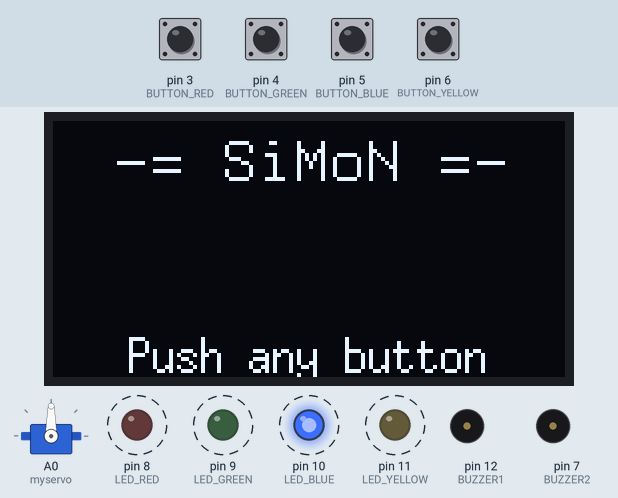
A sketch run on a simulated Arduino Uno, built with avr-gcc and run on an emulated ATmega328P. On the bench: servo, 128×64 one-colour display, output pins drawn as LEDs (lit = HIGH), buzzer (waves = sounding, pin HIGH). Dashed ring = blinking. The test bench sets the inputs (shaded band); at power-on: pin 3 (BUTTON_RED), pin 4 (BUTTON_GREEN), pin 5 (BUTTON_BLUE), pin 6 (BUTTON_YELLOW) HIGH. Random numbers use the default seed unless the sketch sets one.

Above: at 6.82 s.
7.2 s: pin 3 (BUTTON_RED) pulled LOW for 0.15 s
At 9.8 s:
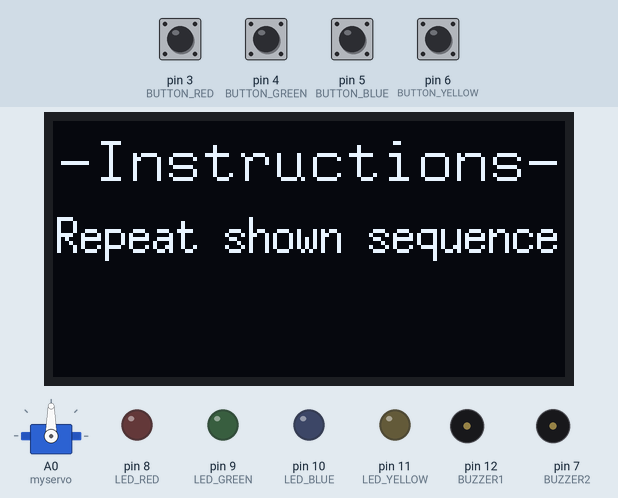
19.3 s: pin 4 (BUTTON_GREEN) pulled LOW for 0.15 s
At 20.6 s:
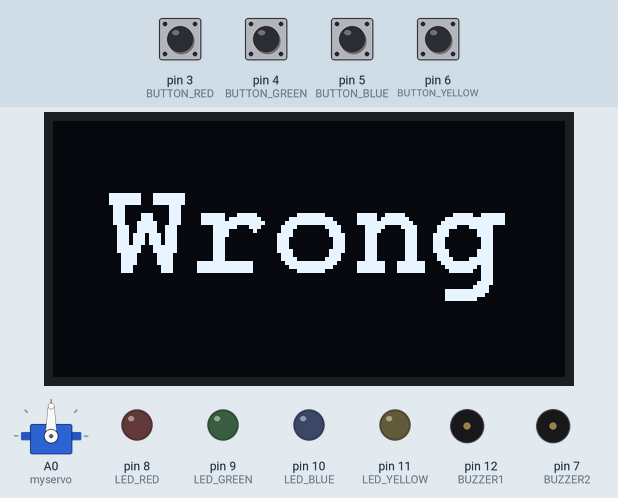
22.4 s: pin 5 (BUTTON_BLUE) pulled LOW for 0.15 s
At 28.3 s:
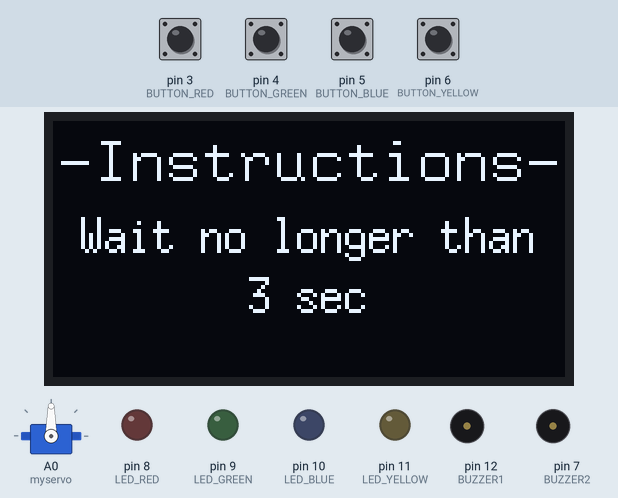
Timing chart, 0 to 40.2 s (numbered marks = the images above; inputs shaded):
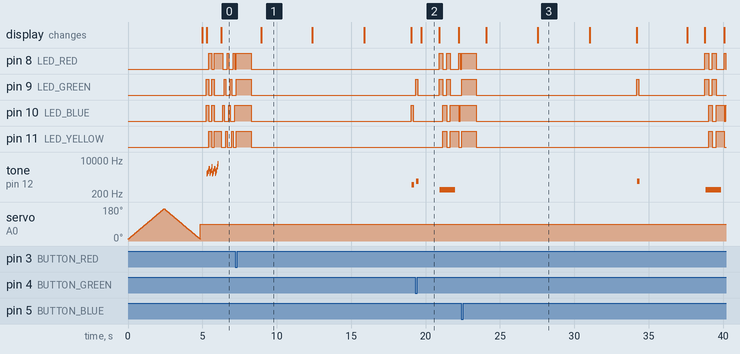

Measured:
- after the input at 7.2 s, tone on pin 12 (BUZZER1): silent → 583 Hz after 11.9 s, → silent 0.16 s later; the display: changes after 1.7 s (image 1)
- after the input at 19.3 s, pin 8 (LED_RED): goes HIGH 0.25 s, LOW 0.25 s, HIGH 0.25 s, LOW 0.55 s, HIGH 0.10 s, then LOW, starting after 1.6 s; pin 9 (LED_GREEN): goes HIGH 0.15 s, LOW 1.4 s, HIGH 0.25 s, LOW 0.25 s, HIGH 0.25 s, then LOW, starting at once
- after the input at 22.4 s, tone on pin 12 (BUZZER1): silent → 870 Hz after 11.8 s, → silent 0.16 s later, → 332 Hz 4.4 s later, → silent 1.0 s later; the display: first changes after 1.7 s (image 3 shows a later state)
- by itself, tone on pin 12 (BUZZER1): plays 2059 Hz for 0.04 s, 2342 Hz for 0.04 s, 2790 Hz for 0.04 s, 3671 Hz for 0.04 s, 3613 Hz for 0.04 s, 2183 Hz for 0.04 s … (19 notes in this stretch)
- what the display in image 1 shows lasts 3.5 s, from 8.9 s to 12.4 s
- what the display in image 2 shows lasts 1.2 s, from 19.7 s to 20.9 s

The sketch:

gcSimon.ino
```cpp
#include <Arduino.h>
#include <U8g2lib.h>
#include <math.h>
#include <Servo.h>
#include "display.h"
#include "game.h"
#include "sound.h"

/*************************************************
  Public Constants
*************************************************/


#define CHOICE_OFF      0 //Used to control LEDs
#define CHOICE_NONE     0 //Used to check buttons
#define CHOICE_RED  (1 << 0)
#define CHOICE_GREEN    (1 << 1)
#define CHOICE_BLUE (1 << 2)
#define CHOICE_YELLOW   (1 << 3)

#define LED_RED     8  //10
#define LED_GREEN   9  //3
#define LED_BLUE    10 //13
#define LED_YELLOW  11 //5

// Button pin definitions
#define BUTTON_RED    3 //9
#define BUTTON_GREEN  4 //2
#define BUTTON_BLUE   5 //12
#define BUTTON_YELLOW 6

#define MODE_MEMORY  0
#define MODE_BATTLE  1
#define MODE_BEEGEES 2

// Game state variables
byte gameMode = MODE_MEMORY; //By default, let's play the memory game
byte gameBoard[32]; //Contains the combination of buttons as we advance
byte gameRound = 0; //Counts the number of succesful rounds the player has made it through

Servo myservo;

void setup()
{
  Serial.begin(9600);

  int pos = 0;
  myservo.attach(A0);
  for (pos = 10; pos <= 170; pos += 1) { // goes from 0 degrees to 180 degrees
    // in steps of 1 degree
    myservo.write(pos);              // tell servo to go to position in variable 'pos'
    delay(15);                       // waits 15ms for the servo to reach the position
  }
  for (pos = 170; pos >= 10; pos -= 1) { // goes from 180 degrees to 0 degrees
    myservo.write(pos);              // tell servo to go to position in variable 'pos'
    delay(15);                       // waits 15ms for the servo to reach the position
  }
  myservo.write(90);
  delay(100);
  myservo.detach();

  //Setup hardware inputs/outputs. These pins are defined in the hardware_versions header file
  //u8g2.begin(BUTTON_RED, BUTTON_GREEN, BUTTON_BLUE, BUTTON_YELLOW);
  setupDisplay(BUTTON_RED, BUTTON_GREEN, BUTTON_BLUE, BUTTON_YELLOW);

  //Enable pull ups on inputs
  pinMode(BUTTON_RED, INPUT_PULLUP);
  pinMode(BUTTON_GREEN, INPUT_PULLUP);
  pinMode(BUTTON_BLUE, INPUT_PULLUP);
  pinMode(BUTTON_YELLOW, INPUT_PULLUP);

  pinMode(LED_RED, OUTPUT);
  pinMode(LED_GREEN, OUTPUT);
  pinMode(LED_BLUE, OUTPUT);
  pinMode(LED_YELLOW, OUTPUT);

  pinMode(BUZZER1, OUTPUT);
  pinMode(BUZZER2, OUTPUT);

  //Mode checking
  gameMode = MODE_MEMORY; // By default, we're going to play the memory game

// Check to see if the lower right button is pressed
  if (checkButton() == CHOICE_RED) render_screens();


  // Check to see if the lower right button is pressed
  if (checkButton() == CHOICE_YELLOW) play_beegees();

  // Check to see if upper right button is pressed
  if (checkButton() == CHOICE_GREEN)
  {
    gameMode = MODE_BATTLE; //Put game into battle mode

    //Turn on the upper right (green) LED
    setLEDs(CHOICE_GREEN);
    toner(CHOICE_GREEN, 150);

    setLEDs(CHOICE_RED | CHOICE_BLUE | CHOICE_YELLOW); // Turn on the other LEDs until you release button

    while (checkButton() != CHOICE_NONE) ; // Wait for user to stop pressing button

    //Now do nothing. Battle mode will be serviced in the main routine
  }

  play_winner(); // After setup is complete, say hello to the world
}

void loop()
{
  attractMode(); // Blink lights while waiting for user to press a button

  // Indicate the start of game play
  setLEDs(CHOICE_RED | CHOICE_GREEN | CHOICE_BLUE | CHOICE_YELLOW); // Turn all LEDs on
  delay(1000);
  setLEDs(CHOICE_OFF); // Turn off LEDs
  delay(250);


  instructions_memory();


  if (gameMode == MODE_MEMORY)
  {
    // Play memory game and handle result
    byte result = play_memory();

    if (result == GAME_WIN)
      play_winner(); // Player won, play winner tones
    else
      play_loser(result); // Player lost, play loser tones
  }

  if (gameMode == MODE_BATTLE)
  {
    play_battle(); // Play game until someone loses

    play_loser(GAME_WRONG_MOVE); // Player lost, play loser tones
  }
}

//-=-=-=-=-=-=-=-=-=-=-=-=-=-=-=-=-=-=-=-=-=-=-=-=-=-=-=-=-=-=
//The following functions are related to game play only

// Play the regular memory game
// Returns 0 if player loses, or 1 if player wins

byte play_memory(void)
{
  randomSeed(millis()); // Seed the random generator with random amount of millis()

  gameRound = 0; // Reset the game to the beginning

  while (gameRound < ROUNDS_TO_WIN)
  {
    printRound(gameRound + 1);

    add_to_moves(); // Add a button to the current moves, then play them back

    playMoves(); // Play back the current game board

    // Then require the player to repeat the sequence.
    for (byte currentMove = 0 ; currentMove < gameRound ; currentMove++)
    {
      byte choice = wait_for_button(); // See what button the user presses

      if (choice == 0) return GAME_TIMED_OUT; // If wait timed out, player loses

      if (choice != gameBoard[currentMove]) return GAME_WRONG_MOVE; // If the choice is incorect, player loses
    }

    delay(1000); // Player was correct, delay before playing moves
  }

  return GAME_WIN; // Player made it through all the rounds to win!
}

// Play the special 2 player battle mode
// A player begins by pressing a button then handing it to the other player
// That player repeats the button and adds one, then passes back.
// This function returns when someone loses
boolean play_battle(void)
{
  gameRound = 0; // Reset the game frame back to one frame

  while (1) // Loop until someone fails
  {
    byte newButton = wait_for_button(); // Wait for user to input next move
    gameBoard[gameRound++] = newButton; // Add this new button to the game array

    // Then require the player to repeat the sequence.
    for (byte currentMove = 0 ; currentMove < gameRound ; currentMove++)
    {
      byte choice = wait_for_button();

      if (choice == 0) return false; // If wait timed out, player loses.

      if (choice != gameBoard[currentMove]) return false; // If the choice is incorect, player loses.
    }

    delay(100); // Give the user an extra 100ms to hand the game to the other player
  }

  return true; // We should never get here
}

// Plays the current contents of the game moves
void playMoves(void)
{
  for (byte currentMove = 0 ; currentMove < gameRound ; currentMove++)
  {
    toner(gameBoard[currentMove], 150);

    // Wait some amount of time between button playback
    // Shorten this to make game harder
    delay(150); // 150 works well. 75 gets fast.
  }
}

// Adds a new random button to the game sequence, by sampling the timer
void add_to_moves(void)
{
  byte newButton = random(0, 4); //min (included), max (exluded)

  // We have to convert this number, 0 to 3, to CHOICEs
  if (newButton == 0) newButton = CHOICE_RED;
  else if (newButton == 1) newButton = CHOICE_GREEN;
  else if (newButton == 2) newButton = CHOICE_BLUE;
  else if (newButton == 3) newButton = CHOICE_YELLOW;

  gameBoard[gameRound++] = newButton; // Add this new button to the game array
}

//-=-=-=-=-=-=-=-=-=-=-=-=-=-=-=-=-=-=-=-=-=-=-=-=-=-=-=-=-=-=
//The following functions control the hardware

// Lights a given LEDs
// Pass in a byte that is made up from CHOICE_RED, CHOICE_YELLOW, etc
void setLEDs(byte leds)
{
  if ((leds & CHOICE_RED) != 0)
    digitalWrite(LED_RED, HIGH);
  else
    digitalWrite(LED_RED, LOW);

  if ((leds & CHOICE_GREEN) != 0)
    digitalWrite(LED_GREEN, HIGH);
  else
    digitalWrite(LED_GREEN, LOW);

  if ((leds & CHOICE_BLUE) != 0)
    digitalWrite(LED_BLUE, HIGH);
  else
    digitalWrite(LED_BLUE, LOW);

  if ((leds & CHOICE_YELLOW) != 0)
    digitalWrite(LED_YELLOW, HIGH);
  else
    digitalWrite(LED_YELLOW, LOW);
}

// Wait for a button to be pressed.
// Returns one of LED colors (LED_RED, etc.) if successful, 0 if timed out
byte wait_for_button(void)
{
  long startTime = millis(); // Remember the time we started the this loop

  while ( (millis() - startTime) < ENTRY_TIME_LIMIT) // Loop until too much time has passed
  {
    byte button = checkButton();

    if (button != CHOICE_NONE)
    {
      toner(button, 150); // Play the button the user just pressed

      while (checkButton() != CHOICE_NONE) ; // Now let's wait for user to release button

      delay(10); // This helps with debouncing and accidental double taps

      return button;
    }

  }

  return CHOICE_NONE; // If we get here, we've timed out!
}

// Returns a '1' bit in the position corresponding to CHOICE_RED, CHOICE_GREEN, etc.
byte checkButton(void)
{
  if (digitalRead(BUTTON_RED) == 0) return (CHOICE_RED);
  else if (digitalRead(BUTTON_GREEN) == 0) return (CHOICE_GREEN);
  else if (digitalRead(BUTTON_BLUE) == 0) return (CHOICE_BLUE);
  else if (digitalRead(BUTTON_YELLOW) == 0) return (CHOICE_YELLOW);

  return (CHOICE_NONE); // If no button is pressed, return none
}

// Light an LED and play tone
// Red, upper left:     440Hz - 2.272ms - 1.136ms pulse
// Green, upper right:  880Hz - 1.136ms - 0.568ms pulse
// Blue, lower left:    587.33Hz - 1.702ms - 0.851ms pulse
// Yellow, lower right: 784Hz - 1.276ms - 0.638ms pulse
void toner(byte which, int buzz_length_ms)
{
  setLEDs(which); //Turn on a given LED

  //Play the sound associated with the given LED
  switch (which)
  {
    case CHOICE_RED:
      buzz_sound(buzz_length_ms, 1136);
      break;
    case CHOICE_GREEN:
      buzz_sound(buzz_length_ms, 568);
      break;
    case CHOICE_BLUE:
      buzz_sound(buzz_length_ms, 851);
      break;
    case CHOICE_YELLOW:
      buzz_sound(buzz_length_ms, 638);
      break;
  }

  setLEDs(CHOICE_OFF); // Turn off all LEDs
}

// Play the winner sound and lights
void play_winner(void)
{
  print_winner();

  setLEDs(CHOICE_GREEN | CHOICE_BLUE);
  winner_sound();
  setLEDs(CHOICE_RED | CHOICE_YELLOW);
  winner_sound();
  setLEDs(CHOICE_GREEN | CHOICE_BLUE);
  winner_sound();
  setLEDs(CHOICE_RED | CHOICE_YELLOW);
  winner_sound();
}

// Play the loser sound/lights
void play_loser(byte reason)
{
  print_loser(reason);

  setLEDs(CHOICE_RED | CHOICE_GREEN);
  buzz_sound(255, 1500);

  setLEDs(CHOICE_BLUE | CHOICE_YELLOW);
  buzz_sound(255, 1500);

  setLEDs(CHOICE_RED | CHOICE_GREEN);
  buzz_sound(255, 1500);

  setLEDs(CHOICE_BLUE | CHOICE_YELLOW);
  buzz_sound(255, 1500);
}

// Show an "attract mode" display while waiting for user to press button.
void attractMode(void)
{

  print_title();

  while (1)
  {
    setLEDs(CHOICE_RED);
    delay(100);
    if (checkButton() != CHOICE_NONE) return;

    setLEDs(CHOICE_BLUE);
    delay(100);
    if (checkButton() != CHOICE_NONE) return;

    setLEDs(CHOICE_GREEN);
    delay(100);
    if (checkButton() != CHOICE_NONE) return;

    setLEDs(CHOICE_YELLOW);
    delay(100);
    if (checkButton() != CHOICE_NONE) return;
  }
}

//-=-=-=-=-=-=-=-=-=-=-=-=-=-=-=-=-=-=-=-=-=-=-=-=-=-=-=-=-=-=
// The following functions are related to Beegees Easter Egg only

// Notes in the melody. Each note is about an 1/8th note, "0"s are rests.
int melody[] = {
  NOTE_G4, NOTE_A4, 0, NOTE_C5, 0, 0, NOTE_G4, 0, 0, 0,
  NOTE_E4, 0, NOTE_D4, NOTE_E4, NOTE_G4, 0,
  NOTE_D4, NOTE_E4, 0, NOTE_G4, 0, 0,
  NOTE_D4, 0, NOTE_E4, 0, NOTE_G4, 0, NOTE_A4, 0, NOTE_C5, 0
};

int noteDuration = 115; // This essentially sets the tempo, 115 is just about right for a disco groove :)
int LEDnumber = 0; // Keeps track of which LED we are on during the beegees loop

// Do nothing but play bad beegees music
// This function is activated when user holds bottom right button during power up
void play_beegees()
{
  //Turn on the bottom right (yellow) LED
  setLEDs(CHOICE_YELLOW);
  toner(CHOICE_YELLOW, 150);

  setLEDs(CHOICE_RED | CHOICE_GREEN | CHOICE_BLUE); // Turn on the other LEDs until you release button

  while (checkButton() != CHOICE_NONE) ; // Wait for user to stop pressing button

  setLEDs(CHOICE_NONE); // Turn off LEDs

  delay(1000); // Wait a second before playing song

  digitalWrite(BUZZER1, LOW); // setup the "BUZZER1" side of the buzzer to stay low, while we play the tone on the other pin.

  while (checkButton() == CHOICE_NONE) //Play song until you press a button
  {
    // iterate over the notes of the melody:
    for (int thisNote = 0; thisNote < 32; thisNote++) {
      changeLED();
      tone(BUZZER2, melody[thisNote], noteDuration);
      // to distinguish the notes, set a minimum time between them.
      // the note's duration + 30% seems to work well:
      int pauseBetweenNotes = noteDuration * 1.30;
      delay(pauseBetweenNotes);
      // stop the tone playing:
      noTone(BUZZER2);
    }
  }
}

// Each time this function is called the board moves to the next LED
void changeLED(void)
{
  setLEDs(1 << LEDnumber); // Change the LED

  LEDnumber++; // Goto the next LED
  if (LEDnumber > 3) LEDnumber = 0; // Wrap the counter if needed
}
```

display.h
```cpp
#include "game.h"

#define FONT_TITLE u8g2_font_9x15_tf
#define FONT_BODY u8g2_font_6x13_tf
#define FONT_HUGE u8g2_font_courB24_tf

U8G2_SSD1306_128X64_NONAME_1_HW_I2C u8g2(U8G2_R0, /* clock=*/ SCL, /* data=*/ SDA, /* reset=*/ U8X8_PIN_NONE);   // All Boards without Reset of the Display

void setupDisplay(uint8_t menu_select_pin, uint8_t menu_next_pin, uint8_t menu_prev_pin, uint8_t menu_up_pin = U8X8_PIN_NONE, uint8_t menu_down_pin = U8X8_PIN_NONE, uint8_t menu_home_pin = U8X8_PIN_NONE)
{
    u8g2.begin(menu_select_pin, menu_next_pin, menu_prev_pin, menu_up_pin);
}

void center(const char *s, uint8_t y)
{
  uint8_t i = u8g2.getStrWidth(s);

  u8g2.setCursor((128 - i) / 2, y);
  u8g2.print(s);
}

void center(const byte value)
{
  uint8_t x = u8g2.getStrWidth("8") * ((int)log10(value)+1);

  u8g2.setFontPosCenter();
  u8g2.setCursor((128 - x) / 2, 32);
  u8g2.print(value);
}

void print_title(){
  u8g2.firstPage();
  do {
    u8g2.setFont(FONT_TITLE);
    center("-= SiMoN =-", 12);

    u8g2.setFont(FONT_BODY);
    center("Push any button", 60);
  } while (u8g2.nextPage());
}

void print_winner()
{
  u8g2.firstPage();
  do {
    u8g2.setFont(FONT_HUGE);
    u8g2.setFontPosCenter();
    center("HURRA!", 32);
  } while (u8g2.nextPage());
}

void print_loser(byte reason)
{
  char *screens[2][2] = {
    {"Wrong", "move!"},
    {"Too", "slow!"}
  };

  u8g2.firstPage();
  do {
    u8g2.setFont(FONT_HUGE);
    u8g2.setFontPosCenter();
    if (reason == GAME_WRONG_MOVE) {
      center(screens[0][0], 32);
    } else {
      center(screens[1][0], 32);
    }
  } while (u8g2.nextPage());

  delay(1000);
  u8g2.firstPage();
  do {
    u8g2.setFont(FONT_HUGE);
    u8g2.setFontPosCenter();
    if (reason == GAME_WRONG_MOVE) {
      center(screens[0][1], 32);
    } else {
      center(screens[1][1], 32);
    }
  } while (u8g2.nextPage());
}

void printRound(byte gameRound)
{
  u8g2.firstPage();
  do {
    u8g2.setFont(FONT_TITLE);
    center("-Round-", 12);
    u8g2.setFont(FONT_HUGE);
    center(gameRound);
  } while (u8g2.nextPage());
}

void instructions_memory()
{

  u8g2.firstPage();
  do {
    u8g2.setFont(FONT_TITLE);
    center("-Instructions-", 12);
    u8g2.setFont(FONT_BODY);
    center("Repeat shown sequence", 30);
  } while (u8g2.nextPage());

  delay(ENTRY_TIME_LIMIT);

  u8g2.firstPage();
  do {
    u8g2.setFont(FONT_TITLE);
    center("-Instructions-", 12);
    u8g2.setFont(FONT_BODY);
    center("Wait no longer than", 30);
    center("3 sec", 45);
  } while (u8g2.nextPage());

  delay(ENTRY_TIME_LIMIT);

  char buf[20];
  snprintf (buf, 20, "Manage %d rounds", ROUNDS_TO_WIN);

  u8g2.firstPage();
  do {
    u8g2.setFont(FONT_TITLE);
    center("-Instructions-", 12);
    u8g2.setFont(FONT_BODY);
    center(buf, 30);
    center("in a row to win.", 45);
  } while (u8g2.nextPage());

  delay(ENTRY_TIME_LIMIT);
}

void render_screens(){
  print_winner();
  delay(1000);
  print_loser(GAME_TIMED_OUT);
  delay(1000);
  print_loser(GAME_WRONG_MOVE);
  delay(1000);
  printRound(1);
  delay(1000);
  instructions_memory();
  delay(1000);
}
```

game.h
```cpp
// Define game parameters
#define ROUNDS_TO_WIN      13 //Number of rounds to succesfully remember before you win. 13 is do-able.
#define ENTRY_TIME_LIMIT   3000 //Amount of time to press a button before game times out. 3000ms = 3 sec

#define GAME_TIMED_OUT -1
#define GAME_WRONG_MOVE 0
#define GAME_WIN 1
```

Source omitted: sound.h (3065 bytes)
